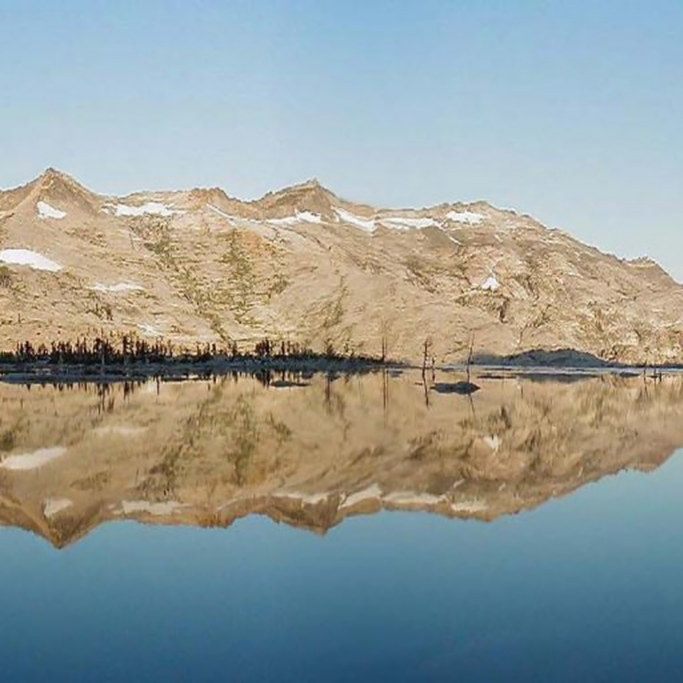
#> input picture lg3d-art/src/resources/images/background/Aloha-Morning-1.jpg, 2048 x 2048 px (shown at 1/3 size); its folder holds only this picture in this run
$ python modernize_assets.py
#> lines starting #> are read from the running program, lines starting #| are printed output that depends on the picture
#!/usr/bin/env python3
"""
Modernize the lg3d-art raster assets for high-resolution displays.

Since 2006 the wallpapers in ``lg3d-art/src/resources/images/background`` are
512x512 JPEGs that ``SimpleImageBackground`` stretches across the whole screen,
so they look soft and blocky on modern 1080p/4K panels. This script keeps the
*same content* but cleans it up and enlarges it:

  * JPEG sources: a mild variance-gated (Wiener-like) denoise at native
    resolution to dissolve compression blockiness, then a Lanczos upscale and a
    high-quality re-encode. No sharpening and no contrast/colour retouch -- the
    look is preserved, only cleaned and enlarged (per the agreed policy).
  * PNG sources (icons, splash art): lossless already, so only a Lanczos
    upscale (alpha preserved) and an optimised re-encode.

Safety properties:
  * Idempotent -- an image whose longest side is already >= TARGET is never
    enlarged, and the upscale factor is capped, so re-running is safe and will
    not progressively degrade the assets.
  * Filenames, formats and aspect ratios are untouched, so every runtime
    reference (BgConfig, start-menu icons, splash, GDM theme) keeps working.
  * Only ``src/resources`` is processed; the website thumbnails under ``www/``
    and the small fixed-size GDM chrome buttons are explicitly skipped.

Usage:
    python3 modernize_assets.py [--dry-run] [--target 2048] [--quality 90]
                                [--max-upscale 4] [--root <lg3d-art dir>]
"""

from __future__ import annotations

import argparse
import os
import sys

import numpy as np
from PIL import Image, ImageOps
from scipy.ndimage import uniform_filter

# --- Scope -------------------------------------------------------------------

# Directories (relative to the lg3d-art root) that hold runtime artwork.
SRC_ROOT = os.path.join("src", "resources")

# Path fragments that must never be processed.
EXCLUDE_FRAGMENTS = (
    os.sep + "www" + os.sep,          # website thumbnails, not runtime assets
    "gdmthemes" + os.sep + "ProjectLookingGlass" + os.sep + "disconnect.png",
    "gdmthemes" + os.sep + "ProjectLookingGlass" + os.sep + "option.png",
    "gdmthemes" + os.sep + "ProjectLookingGlass" + os.sep + "session.png",
    "gdmthemes" + os.sep + "ProjectLookingGlass" + os.sep + "system.png",
)

RASTER_EXTS = (".jpg", ".jpeg", ".png")

# --- Denoise (JPEG only) -----------------------------------------------------

def adaptive_denoise(img: Image.Image, strength: float = 0.6,
                     window: int = 3, noise: float = 6.0) -> Image.Image:
    """Variance-gated smoothing that flattens flat JPEG-blocked regions while
    keeping edges. ``strength`` in [0, 1] blends the result back with the
    original so the effect stays subtle ("cleanup only")."""
    rgb = img.convert("RGB")
    arr = np.asarray(rgb, dtype=np.float64)
    out = np.empty_like(arr)
    var_noise = noise * noise
    for c in range(arr.shape[2]):
        chan = arr[:, :, c]
        mean = uniform_filter(chan, size=window, mode="nearest")
        sq_mean = uniform_filter(chan * chan, size=window, mode="nearest")
        var = np.clip(sq_mean - mean * mean, 0.0, None)
        # Wiener-style gain: 0 in flat/noisy areas -> mean, 1 at edges -> keep.
        gain = var / (var + var_noise)
        smoothed = mean + gain * (chan - mean)
        out[:, :, c] = chan * (1.0 - strength) + smoothed * strength
    out = np.clip(out, 0.0, 255.0).astype(np.uint8)
    result = Image.fromarray(out, "RGB")
    # Preserve the original alpha channel if there was one.
    if img.mode in ("RGBA", "LA") or (img.mode == "P" and "transparency" in img.info):
        result.putalpha(rgb_to_alpha(img))
    return result


def rgb_to_alpha(img: Image.Image) -> Image.Image:
    return img.convert("RGBA").getchannel("A")


# --- Sizing ------------------------------------------------------------------

def target_size(w: int, h: int, target: int, max_upscale: float):
    """Longest side scaled to ``target`` but never more than ``max_upscale``;
    returns (new_w, new_h, scale). Images already >= target are left as-is."""
    longest = max(w, h)
    if longest >= target:
        return w, h, 1.0
    scale = min(target / float(longest), max_upscale)
    if scale <= 1.0:
        return w, h, 1.0
    nw = max(2, int(round(w * scale)))
    nh = max(2, int(round(h * scale)))
    # Keep dimensions even (friendlier for video/texture paths).
    nw -= nw % 2
    nh -= nh % 2
    return nw, nh, scale


# --- Per-file processing -----------------------------------------------------

def prepare_mode(img: Image.Image, is_jpeg: bool) -> Image.Image:
    """Normalise the PIL mode for the resize/save that follows."""
    if is_jpeg:
        # JPEG has no alpha; bake EXIF orientation and go RGB.
        img = ImageOps.exif_transpose(img)
        if img.mode != "RGB":
            img = img.convert("RGB")
        return img
    # PNG: keep alpha, expand palettes.
    img = ImageOps.exif_transpose(img)
    if img.mode == "P":
        img = img.convert("RGBA" if "transparency" in img.info else "RGB")
    elif img.mode == "LA":
        img = img.convert("RGBA")
    elif img.mode not in ("RGB", "RGBA", "L"):
        img = img.convert("RGBA")
    return img


def process(path: str, target: int, max_upscale: float, quality: int,
            dry_run: bool) -> dict | None:
#> called with target = 2048, max_upscale = 4, quality = 90, dry_run = False
    try:
        with Image.open(path) as im:
#> im is the input picture: PIL image 2048x2048 RGB; mean R, G, B 148.2, 156.6, 153.4
            im.load()
            w, h = im.size
#> w = 2048; h = 2048
            fmt = (im.format or "").upper()
#> fmt = 'JPEG'
            is_jpeg = fmt in ("JPEG", "JPG") or path.lower().endswith((".jpg", ".jpeg"))
#> is_jpeg = True

            nw, nh, scale = target_size(w, h, target, max_upscale)
#> nw = 2048; nh = 2048; scale = 1
            if scale <= 1.0 and not is_jpeg:
                # Nothing to enlarge and lossless already: skip entirely.
                return {"path": path, "skipped": True, "why": "already-large-png"}

            img = prepare_mode(im, is_jpeg)

            if is_jpeg:
                img = adaptive_denoise(img)
#> the loop in adaptive_denoise, `for c in range(arr.shape[2]):` made 3 passes
#> pass 1, in adaptive_denoise, `chan = arr[:, :, c]`:
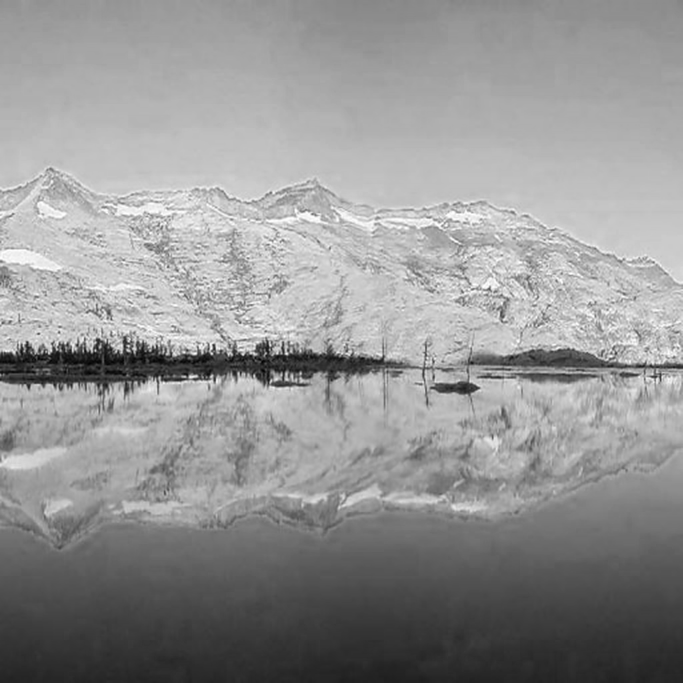
#> chan: shape (2048, 2048) float64 (shown at 1/3 size); min 0, max 255, mean 148.2
#> pass 1, in adaptive_denoise, `sq_mean = uniform_filter(chan * chan, size=window, mode="nearest")`:
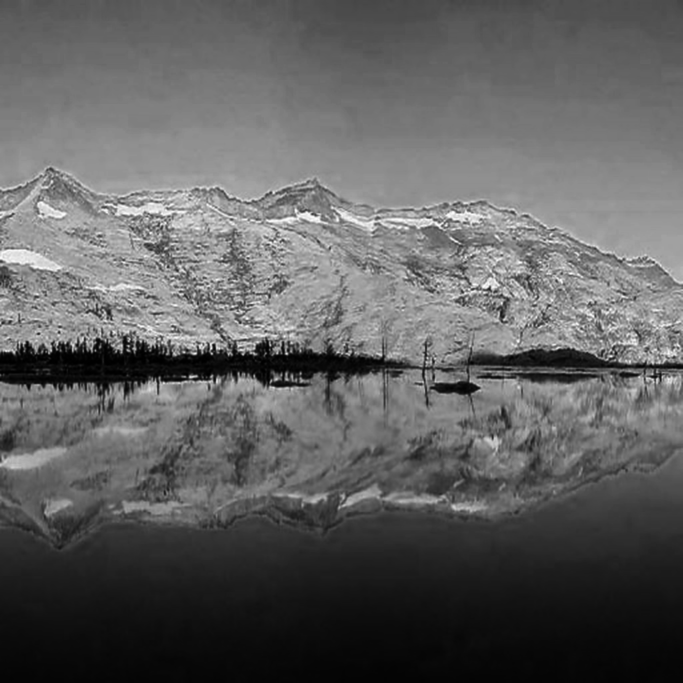
#> sq_mean: shape (2048, 2048) float64 (shown at 1/3 size); min 3.67, max 65025, mean 24669.4; drawn with min black and max white
#> pass 1, in adaptive_denoise, `var = np.clip(sq_mean - mean * mean, 0.0, None)`:
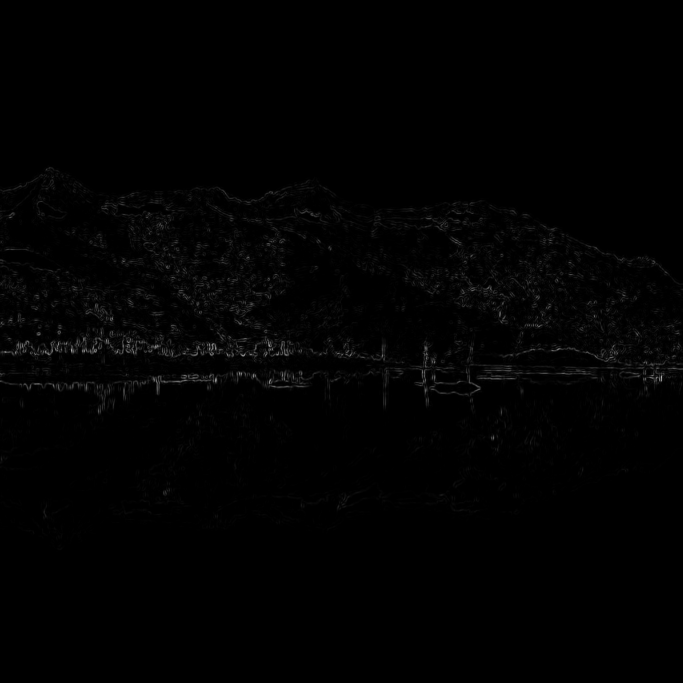
#> var: shape (2048, 2048) float64 (shown at 1/3 size); min 0, max 1760.2, mean 14.8; drawn with min black and max white
#> after the loop in adaptive_denoise, `for c in range(arr.shape[2]):`:
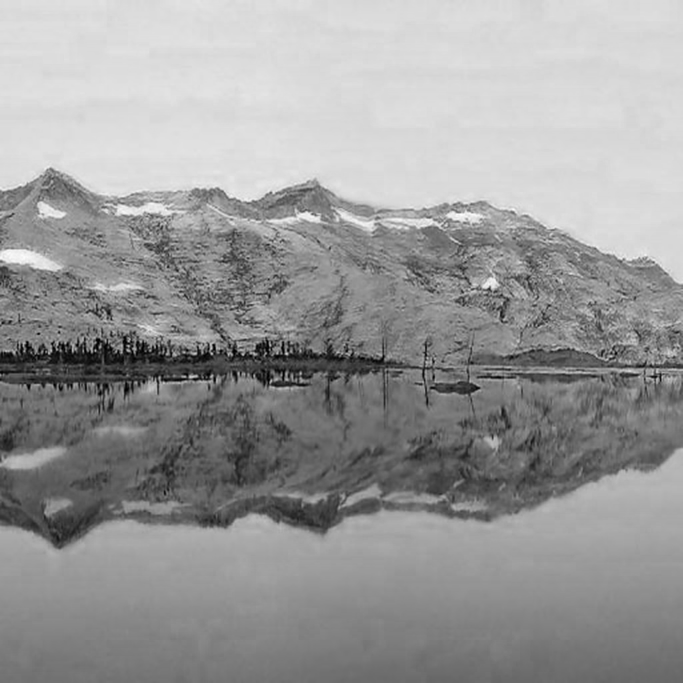
#> chan: shape (2048, 2048) float64 (shown at 1/3 size); min 0, max 255, mean 153.4

            if (nw, nh) != (img.width, img.height):
                img = img.resize((nw, nh), Image.LANCZOS)

            if dry_run:
                return {"path": path, "skipped": False, "dry": True,
                        "from": (w, h), "to": (nw, nh), "scale": scale,
                        "jpeg": is_jpeg}

            tmp = path + ".modernize.tmp"
            if is_jpeg:
                if img.mode != "RGB":
                    img = img.convert("RGB")
                img.save(tmp, format="JPEG", quality=quality, optimize=True,
                         progressive=True, subsampling=2)
            else:
                img.save(tmp, format="PNG", optimize=True)
            os.replace(tmp, path)
            return {"path": path, "skipped": False, "dry": False,
                    "from": (w, h), "to": (nw, nh), "scale": scale,
                    "jpeg": is_jpeg}
    except Exception as exc:  # noqa: BLE001 - report and continue
        return {"path": path, "skipped": True, "why": f"error: {exc}"}


def iter_assets(root: str):
    base = os.path.join(root, SRC_ROOT)
    for dirpath, _dirs, files in os.walk(base):
        for name in sorted(files):
            full = os.path.join(dirpath, name)
            if not name.lower().endswith(RASTER_EXTS):
                continue
            rel = os.path.relpath(full, root)
            norm = os.sep + rel
            if any(frag in norm for frag in EXCLUDE_FRAGMENTS):
                continue
            yield full


def main(argv=None) -> int:
    here = os.path.dirname(os.path.abspath(__file__))
    default_root = os.path.dirname(here)  # .../lg3d-art

    ap = argparse.ArgumentParser(description=__doc__,
                                 formatter_class=argparse.RawDescriptionHelpFormatter)
    ap.add_argument("--root", default=default_root, help="lg3d-art root directory")
    ap.add_argument("--target", type=int, default=2048, help="longest-side target px")
    ap.add_argument("--max-upscale", type=float, default=4.0, help="cap on upscale factor")
    ap.add_argument("--quality", type=int, default=90, help="JPEG quality (1-95)")
    ap.add_argument("--dry-run", action="store_true", help="report without writing")
    args = ap.parse_args(argv)

    assets = sorted(iter_assets(args.root))
    print(f"root          : {args.root}")
    print(f"candidates    : {len(assets)}")
    print(f"target        : {args.target}px longest side, cap {args.max_upscale}x, "
          f"JPEG q{args.quality}")
    print(f"mode          : {'DRY RUN' if args.dry_run else 'WRITE'}")
    print("-" * 72)

    processed = skipped = 0
    before_bytes = after_bytes = 0
    for full in assets:
        pre = os.path.getsize(full)
        res = process(full, args.target, args.max_upscale, args.quality, args.dry_run)
        rel = os.path.relpath(full, args.root)
        if res is None or res.get("skipped"):
            skipped += 1
            why = res.get("why") if res else "n/a"
            print(f"  SKIP  {rel}  ({why})")
            continue
        processed += 1
        (fw, fh), (tw, th), sc = res["from"], res["to"], res["scale"]
#> fw = 2048; fh = 2048; tw = 2048; th = 2048; sc = 1
        kind = "jpg" if res["jpeg"] else "png"
#> kind = 'jpg'
        if args.dry_run:
            print(f"  PLAN  {rel}  {fw}x{fh} -> {tw}x{th}  ({sc:.2f}x, {kind})")
        else:
            post = os.path.getsize(full)
            before_bytes += pre
            after_bytes += post
            print(f"  DONE  {rel}  {fw}x{fh} -> {tw}x{th}  ({sc:.2f}x, {kind})  "
                  f"{pre//1024}KB -> {post//1024}KB")
#|   DONE  src/resources/images/background/Aloha-Morning-1.jpg  2048x2048 -> 2048x2048  (1.00x, jpg)  350KB -> 350KB

    print("-" * 72)
    print(f"processed {processed}, skipped {skipped}")
    if not args.dry_run and processed:
        print(f"payload   {before_bytes/1e6:.1f} MB -> {after_bytes/1e6:.1f} MB")
    return 0


if __name__ == "__main__":
    sys.exit(main())
#> (the program exits here)
